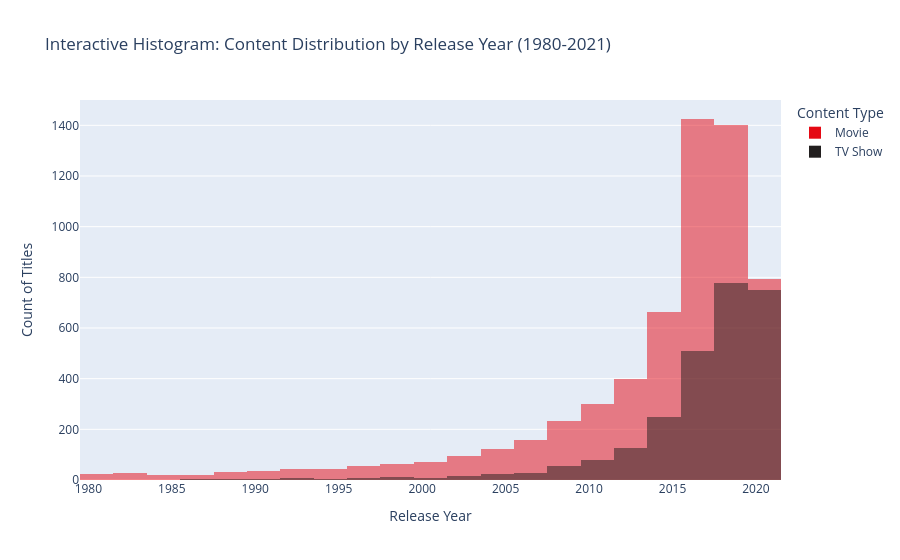
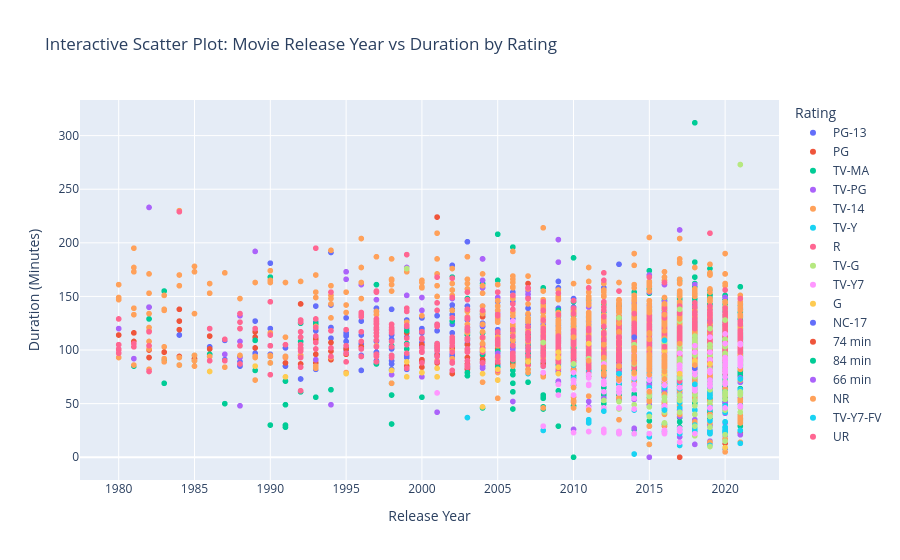
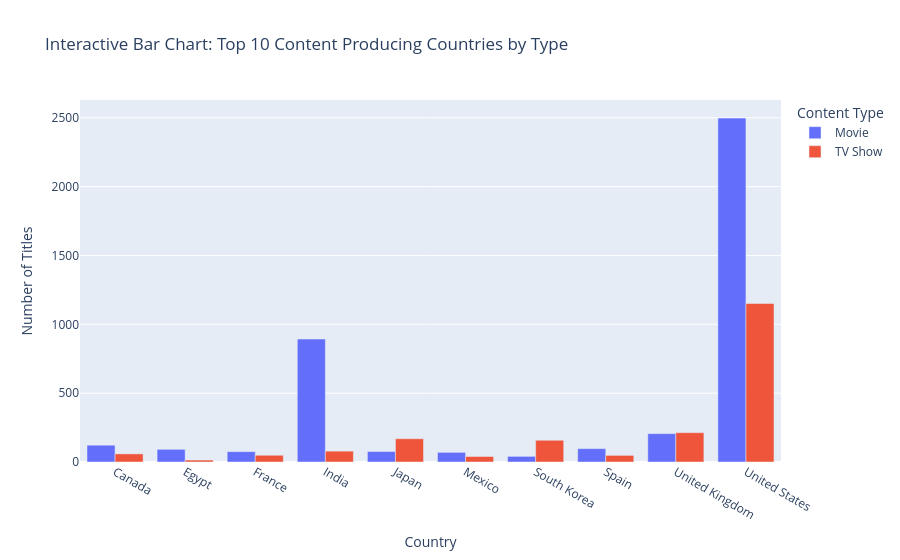

The notebook cell saved with these charts, in order:
### Markdown cell above
## Step 6: Interactive Visualization Using Plotly

### Code cell
fig_hist = px.histogram(
    df[df['release_year'] >= 1980],
    x='release_year',
    color='type',
    nbins=40,
    barmode='overlay',
    title='Interactive Histogram: Content Distribution by Release Year (1980-2021)',
    labels={'release_year': 'Release Year', 'type': 'Content Type', 'count': 'Number of Titles'},
    color_discrete_sequence=['#E50914', '#221F1F']
)
fig_hist.update_layout(xaxis_title='Release Year', yaxis_title='Count of Titles', legend_title='Content Type')
fig_hist.show()

fig_scatter = px.scatter(
    movies_df[movies_df['release_year'] >= 1980],
    x='release_year',
    y='duration_num',
    color='rating',
    hover_data=['title', 'country', 'year_added'],
    title='Interactive Scatter Plot: Movie Release Year vs Duration by Rating',
    labels={'release_year': 'Release Year', 'duration_num': 'Duration (Minutes)', 'rating': 'Rating'}
)
fig_scatter.update_layout(xaxis_title='Release Year', yaxis_title='Duration (Minutes)', legend_title='Rating')
fig_scatter.show()

top_countries_type = df[df['country'].isin(df['country'].value_counts().head(10).index)]
country_counts = top_countries_type.groupby(['country', 'type']).size().reset_index(name='count')
fig_bar = px.bar(
    country_counts,
    x='country',
    y='count',
    color='type',
    barmode='group',
    title='Interactive Bar Chart: Top 10 Content Producing Countries by Type',
    labels={'country': 'Country', 'count': 'Number of Titles', 'type': 'Content Type'},
    hover_data=['country', 'type', 'count']
)
fig_bar.update_layout(xaxis_title='Country', yaxis_title='Number of Titles', legend_title='Content Type')
fig_bar.show()

### Figure 1 — Plotly figure (JSON) as saved in the notebook; plotly's stock layout.template omitted (floating-point values rounded to 4 significant figures; data arrays with more than 128 entries replaced by an {"elided": "..."} marker saying what was removed)
{"data": [{"alignmentgroup": "True", "bingroup": "x", "hovertemplate": "Content Type=Movie<br>Release Year=%{x}<br>count=%{y}<extra></extra>", "legendgroup": "Movie", "marker": {"color": "#E50914", "opacity": 0.5, "pattern": {"shape": ""}}, "name": "Movie", "nbinsx": 40, "offsetgroup": "Movie", "orientation": "v", "showlegend": true, "type": "histogram", "x": {"elided": "6018 int values"}, "xaxis": "x", "yaxis": "y"}, {"alignmentgroup": "True", "bingroup": "x", "hovertemplate": "Content Type=TV Show<br>Release Year=%{x}<br>count=%{y}<extra></extra>", "legendgroup": "TV Show", "marker": {"color": "#221F1F", "opacity": 0.5, "pattern": {"shape": ""}}, "name": "TV Show", "nbinsx": 40, "offsetgroup": "TV Show", "orientation": "v", "showlegend": true, "type": "histogram", "x": {"elided": "2667 int values"}, "xaxis": "x", "yaxis": "y"}], "layout": {"barmode": "overlay", "legend": {"title": {"text": "Content Type"}, "tracegroupgap": 0}, "title": {"text": "Interactive Histogram: Content Distribution by Release Year (1980-2021)"}, "xaxis": {"anchor": "y", "domain": [0, 1], "title": {"text": "Release Year"}}, "yaxis": {"anchor": "x", "domain": [0, 1], "title": {"text": "Count of Titles"}}}}

### Figure 2 — Plotly figure (JSON) as saved in the notebook; plotly's stock layout.template omitted (floating-point values rounded to 4 significant figures; data arrays with more than 128 entries replaced by an {"elided": "..."} marker saying what was removed)
{"data": [{"customdata": {"elided": "486x3 mixed values"}, "hovertemplate": "Rating=PG-13<br>Release Year=%{x}<br>Duration (Minutes)=%{y}<br>title=%{customdata[0]}<br>country=%{customdata[1]}<br>year_added=%{customdata[2]}<extra></extra>", "legendgroup": "PG-13", "marker": {"color": "#636efa", "symbol": "circle"}, "mode": "markers", "name": "PG-13", "showlegend": true, "type": "scattergl", "x": {"elided": "486 int values"}, "xaxis": "x", "y": {"elided": "486 int values"}, "yaxis": "y"}, {"customdata": {"elided": "274x3 mixed values"}, "hovertemplate": "Rating=PG<br>Release Year=%{x}<br>Duration (Minutes)=%{y}<br>title=%{customdata[0]}<br>country=%{customdata[1]}<br>year_added=%{customdata[2]}<extra></extra>", "legendgroup": "PG", "marker": {"color": "#EF553B", "symbol": "circle"}, "mode": "markers", "name": "PG", "showlegend": true, "type": "scattergl", "x": {"elided": "274 int values"}, "xaxis": "x", "y": {"elided": "274 int values"}, "yaxis": "y"}, {"customdata": {"elided": "2050x3 mixed values"}, "hovertemplate": "Rating=TV-MA<br>Release Year=%{x}<br>Duration (Minutes)=%{y}<br>title=%{customdata[0]}<br>country=%{customdata[1]}<br>year_added=%{customdata[2]}<extra></extra>", "legendgroup": "TV-MA", "marker": {"color": "#00cc96", "symbol": "circle"}, "mode": "markers", "name": "TV-MA", "showlegend": true, "type": "scattergl", "x": {"elided": "2050 int values"}, "xaxis": "x", "y": {"elided": "2050 int values"}, "yaxis": "y"}, {"customdata": {"elided": "518x3 mixed values"}, "hovertemplate": "Rating=TV-PG<br>Release Year=%{x}<br>Duration (Minutes)=%{y}<br>title=%{customdata[0]}<br>country=%{customdata[1]}<br>year_added=%{customdata[2]}<extra></extra>", "legendgroup": "TV-PG", "marker": {"color": "#ab63fa", "symbol": "circle"}, "mode": "markers", "name": "TV-PG", "showlegend": true, "type": "scattergl", "x": {"elided": "518 int values"}, "xaxis": "x", "y": {"elided": "518 int values"}, "yaxis": "y"}, {"customdata": {"elided": "1396x3 mixed values"}, "hovertemplate": "Rating=TV-14<br>Release Year=%{x}<br>Duration (Minutes)=%{y}<br>title=%{customdata[0]}<br>country=%{customdata[1]}<br>year_added=%{customdata[2]}<extra></extra>", "legendgroup": "TV-14", "marker": {"color": "#FFA15A", "symbol": "circle"}, "mode": "markers", "name": "TV-14", "showlegend": true, "type": "scattergl", "x": {"elided": "1396 int values"}, "xaxis": "x", "y": {"elided": "1396 int values"}, "yaxis": "y"}, {"customdata": {"elided": "131x3 mixed values"}, "hovertemplate": "Rating=TV-Y<br>Release Year=%{x}<br>Duration (Minutes)=%{y}<br>title=%{customdata[0]}<br>country=%{customdata[1]}<br>year_added=%{customdata[2]}<extra></extra>", "legendgroup": "TV-Y", "marker": {"color": "#19d3f3", "symbol": "circle"}, "mode": "markers", "name": "TV-Y", "showlegend": true, "type": "scattergl", "x": {"elided": "131 int values"}, "xaxis": "x", "y": {"elided": "131 int values"}, "yaxis": "y"}, {"customdata": {"elided": "782x3 mixed values"}, "hovertemplate": "Rating=R<br>Release Year=%{x}<br>Duration (Minutes)=%{y}<br>title=%{customdata[0]}<br>country=%{customdata[1]}<br>year_added=%{customdata[2]}<extra></extra>", "legendgroup": "R", "marker": {"color": "#FF6692", "symbol": "circle"}, "mode": "markers", "name": "R", "showlegend": true, "type": "scattergl", "x": {"elided": "782 int values"}, "xaxis": "x", "y": {"elided": "782 int values"}, "yaxis": "y"}, {"customdata": {"elided": "124x3 mixed values"}, "hovertemplate": "Rating=TV-G<br>Release Year=%{x}<br>Duration (Minutes)=%{y}<br>title=%{customdata[0]}<br>country=%{customdata[1]}<br>year_added=%{customdata[2]}<extra></extra>", "legendgroup": "TV-G", "marker": {"color": "#B6E880", "symbol": "circle"}, "mode": "markers", "name": "TV-G", "showlegend": true, "type": "scattergl", "x": [2021, 2021, 2021, 2021, 2019, 2021, 2021, 2015, 2015, 2020, 2020, 2020, 2020, 2020, 2021, 2020, 2021, 2021, 2020, 2020, 2019, 2018, 2016, 2020, 2018, 2017, 2018, 2008, 2020, 2020, 2018, 2020, 2017, 2017, 2020, 2020, 2020, 2020, 2020, 2019, 2020, 2020, 2020, 2020, 2017, 2020, 2020, 2018, 2018, 2020, 2016, 2019, 2020, 2017, 2020, 2019, 1999, 2019, 2019, 2019, 2019, 2018, 2019, 2019, 2019, 2019, 2019, 2014, 2012, 2019, 2018, 2018, 2018, 2018, 2018, 2017, 2018, 2017, 2017, 2017, 2016, 2016, 2015, 2013, 2011, 2016, 2013, 2017, 2013, 2013, 2015, 2016, 2017, 2010, 2015, 2016, 2017, 2016, 2015, 2017, 2010, 1999, 2016, 2018, 2013, 2016, 2016, 2017, 2018, 2017, 2017, 2018, 2012, 2017, 2010, 2014, 2014, 2016, 2018, 2016, 2017, 2017, 2018, 2017], "xaxis": "x", "y": [106, 87, 46, 92, 95, 273, 61, 60, 60, 58, 61, 15, 54, 84, 60, 92, 42, 58, 58, 105, 102, 110, 107, 97, 107, 84, 84, 107, 87, 96, 87, 85, 127, 92, 86, 93, 59, 71, 44, 120, 104, 110, 86, 83, 100, 128, 93, 102, 109, 81, 107, 95, 103, 83, 21, 82, 176, 81, 67, 28, 87, 20, 38, 10, 63, 105, 70, 87, 90, 51, 29, 58, 102, 95, 88, 74, 40, 78, 84, 105, 82, 86, 38, 130, 92, 92, 45, 90, 52, 52, 47, 73, 104, 87, 88, 75, 42, 90, 57, 138, 87, 176, 56, 48, 60, 42, 53, 53, 113, 54, 53, 53, 53, 87, 72, 105, 49, 92, 75, 32, 58, 82, 68, 87], "yaxis": "y"}, {"customdata": {"elided": "139x3 mixed values"}, "hovertemplate": "Rating=TV-Y7<br>Release Year=%{x}<br>Duration (Minutes)=%{y}<br>title=%{customdata[0]}<br>country=%{customdata[1]}<br>year_added=%{customdata[2]}<extra></extra>", "legendgroup": "TV-Y7", "marker": {"color": "#FF97FF", "symbol": "circle"}, "mode": "markers", "name": "TV-Y7", "showlegend": true, "type": "scattergl", "x": {"elided": "139 int values"}, "xaxis": "x", "y": {"elided": "139 int values"}, "yaxis": "y"}, {"customdata": [["A Champion Heart", "United States", 2021], ["Hachi: A Dog's Tale", "United Kingdom, United States", 2021], ["Canvas", "United States", 2020], ["A Shaun the Sheep Movie: Farmageddon", "United Kingdom, France, Belgium, Ireland, United States", 2020], ["Garfield's Pet Force", "South Korea, United States", 2020], ["Jimmy Neutron: Boy Genius", "United States, Spain", 2020], ["Rugrats in Paris: The Movie", "Germany, United States", 2019], ["The Rugrats Movie", "United States", 2019], ["Spookley the Square Pumpkin", "United States", 2019], ["The Pixar Story", "United States", 2018], ["Pup Star: World Tour", "Canada, Japan, United States", 2018], ["Ghost of the Mountains", "United States", 2017], ["Growing Up Wild", "United States", 2017], ["Tini: The New Life of Violetta", "Spain, Italy, Argentina", 2017], ["Pup Star", "Canada", 2016], ["All Dogs Go to Heaven", "Ireland, United Kingdom, United States", 2020], ["An American Tail", "United States", 2018], ["An American Tail: Fievel Goes West", "United States", 2018], ["An American Tail: The Mystery of the Night Monster", "United States", 2018], ["An American Tail: The Treasures of Manhattan Island", "United States", 2018], ["Balto", "United States", 2018], ["Balto 2: Wolf Quest", "United States", 2018], ["Balto 3: Wings of Change", "United States", 2018], ["Chicken Little", "United States", 2016], ["Justin Bieber: Never Say Never", "United States", 2018], ["Océans", "France, Switzerland, Spain, United States, United Arab Emirates", 2019], ["Tarzan", "United States", 2018], ["Tarzan 2", "United States", 2017], ["The Pirate Fairy", "United States", 2014], ["The Polar Express", "United States", 2021], ["The Princess and the Frog", "United States", 2019], ["Tinker Bell and the Legend of the NeverBeast", "United States", 2015]], "hovertemplate": "Rating=G<br>Release Year=%{x}<br>Duration (Minutes)=%{y}<br>title=%{customdata[0]}<br>country=%{customdata[1]}<br>year_added=%{customdata[2]}<extra></extra>", "legendgroup": "G", "marker": {"color": "#FECB52", "symbol": "circle"}, "mode": "markers", "name": "G", "showlegend": true, "type": "scattergl", "x": [2018, 2009, 2020, 2019, 2009, 2001, 2000, 1998, 2004, 2007, 2018, 2017, 2016, 2016, 2016, 1989, 1986, 1991, 1999, 2000, 1995, 2001, 2004, 2005, 2011, 2009, 1999, 2005, 2014, 2004, 2009, 2014], "xaxis": "x", "y": [90, 93, 9, 87, 78, 83, 79, 81, 47, 89, 87, 78, 78, 99, 92, 85, 80, 75, 75, 79, 78, 75, 78, 82, 106, 84, 89, 72, 78, 100, 98, 78], "yaxis": "y"}, {"customdata": [["Swearnet: The Movie", "Canada", 2017], ["Blue Is the Warmest Color", "France, Belgium, Spain", 2016], ["Lady-Like", "United States", 2019]], "hovertemplate": "Rating=NC-17<br>Release Year=%{x}<br>Duration (Minutes)=%{y}<br>title=%{customdata[0]}<br>country=%{customdata[1]}<br>year_added=%{customdata[2]}<extra></extra>", "legendgroup": "NC-17", "marker": {"color": "#636efa", "symbol": "circle"}, "mode": "markers", "name": "NC-17", "showlegend": true, "type": "scattergl", "x": [2014, 2013, 2018], "xaxis": "x", "y": [112, 180, 83], "yaxis": "y"}, {"customdata": [["Louis C.K. 2017", "United States", 2017]], "hovertemplate": "Rating=74 min<br>Release Year=%{x}<br>Duration (Minutes)=%{y}<br>title=%{customdata[0]}<br>country=%{customdata[1]}<br>year_added=%{customdata[2]}<extra></extra>", "legendgroup": "74 min", "marker": {"color": "#EF553B", "symbol": "circle"}, "mode": "markers", "name": "74 min", "showlegend": true, "type": "scattergl", "x": [2017], "xaxis": "x", "y": [0], "yaxis": "y"}, {"customdata": [["Louis C.K.: Hilarious", "United States", 2016]], "hovertemplate": "Rating=84 min<br>Release Year=%{x}<br>Duration (Minutes)=%{y}<br>title=%{customdata[0]}<br>country=%{customdata[1]}<br>year_added=%{customdata[2]}<extra></extra>", "legendgroup": "84 min", "marker": {"color": "#00cc96", "symbol": "circle"}, "mode": "markers", "name": "84 min", "showlegend": true, "type": "scattergl", "x": [2010], "xaxis": "x", "y": [0], "yaxis": "y"}, {"customdata": [["Louis C.K.: Live at the Comedy Store", "United States", 2016]], "hovertemplate": "Rating=66 min<br>Release Year=%{x}<br>Duration (Minutes)=%{y}<br>title=%{customdata[0]}<br>country=%{customdata[1]}<br>year_added=%{customdata[2]}<extra></extra>", "legendgroup": "66 min", "marker": {"color": "#ab63fa", "symbol": "circle"}, "mode": "markers", "name": "66 min", "showlegend": true, "type": "scattergl", "x": [2015], "xaxis": "x", "y": [0], "yaxis": "y"}, {"customdata": {"elided": "73x3 mixed values"}, "hovertemplate": "Rating=NR<br>Release Year=%{x}<br>Duration (Minutes)=%{y}<br>title=%{customdata[0]}<br>country=%{customdata[1]}<br>year_added=%{customdata[2]}<extra></extra>", "legendgroup": "NR", "marker": {"color": "#FFA15A", "symbol": "circle"}, "mode": "markers", "name": "NR", "showlegend": true, "type": "scattergl", "x": [2015, 2015, 2015, 2011, 2010, 2018, 2012, 2016, 2016, 2016, 2014, 2015, 2010, 2012, 2015, 1991, 2014, 2015, 1985, 2012, 2014, 2015, 2015, 2012, 2017, 2014, 2016, 2016, 2016, 2015, 2015, 2013, 2014, 2014, 2006, 2015, 2013, 2016, 2015, 1987, 2016, 2011, 2016, 2007, 2016, 2016, 2013, 2016, 2007, 2015, 2015, 2016, 2016, 2012, 2013, 1991, 2016, 2016, 2014, 2016, 2015, 2016, 2016, 2015, 2015, 2010, 2010, 2016, 2013, 2017, 2004, 2013, 1981], "xaxis": "x", "y": [84, 90, 86, 44, 112, 86, 93, 86, 133, 95, 92, 95, 65, 105, 115, 112, 99, 96, 95, 79, 102, 101, 61, 77, 129, 79, 90, 103, 93, 110, 88, 75, 95, 88, 85, 81, 85, 91, 116, 84, 143, 90, 86, 79, 80, 84, 117, 111, 82, 86, 93, 88, 118, 84, 72, 94, 73, 85, 100, 123, 135, 87, 87, 90, 77, 125, 125, 94, 125, 106, 106, 75, 86], "yaxis": "y"}, {"customdata": [["Dear Dracula", "United States", 2016], ["LEGO Ninjago: Masters of Spinjitzu: Day of the Departed", "Denmark, China", 2019], ["Leo the Lion", "United States, Italy", 2015], ["Little Singham aur Kaal ka Mahajaal", "United States", 2018], ["Motu Patlu: King of Kings", "India", 2017]], "hovertemplate": "Rating=TV-Y7-FV<br>Release Year=%{x}<br>Duration (Minutes)=%{y}<br>title=%{customdata[0]}<br>country=%{customdata[1]}<br>year_added=%{customdata[2]}<extra></extra>", "legendgroup": "TV-Y7-FV", "marker": {"color": "#19d3f3", "symbol": "circle"}, "mode": "markers", "name": "TV-Y7-FV", "showlegend": true, "type": "scattergl", "x": [2012, 2016, 2013, 2018, 2016], "xaxis": "x", "y": [43, 44, 78, 68, 109], "yaxis": "y"}, {"customdata": [["Sex Doll", "United Kingdom, France", 2017], ["You Don't Mess with the Zohan", "United States", 2019]], "hovertemplate": "Rating=UR<br>Release Year=%{x}<br>Duration (Minutes)=%{y}<br>title=%{customdata[0]}<br>country=%{customdata[1]}<br>year_added=%{customdata[2]}<extra></extra>", "legendgroup": "UR", "marker": {"color": "#FF6692", "symbol": "circle"}, "mode": "markers", "name": "UR", "showlegend": true, "type": "scattergl", "x": [2016, 2008], "xaxis": "x", "y": [103, 113], "yaxis": "y"}], "layout": {"legend": {"title": {"text": "Rating"}, "tracegroupgap": 0}, "title": {"text": "Interactive Scatter Plot: Movie Release Year vs Duration by Rating"}, "xaxis": {"anchor": "y", "domain": [0, 1], "title": {"text": "Release Year"}}, "yaxis": {"anchor": "x", "domain": [0, 1], "title": {"text": "Duration (Minutes)"}}}}

### Figure 3 — Plotly figure (JSON) as saved in the notebook; plotly's stock layout.template omitted (floating-point values rounded to 4 significant figures)
{"data": [{"alignmentgroup": "True", "customdata": [["Movie"], ["Movie"], ["Movie"], ["Movie"], ["Movie"], ["Movie"], ["Movie"], ["Movie"], ["Movie"], ["Movie"]], "hovertemplate": "Content Type=%{customdata[0]}<br>Country=%{x}<br>Number of Titles=%{y}<extra></extra>", "legendgroup": "Movie", "marker": {"color": "#636efa", "pattern": {"shape": ""}}, "name": "Movie", "offsetgroup": "Movie", "orientation": "v", "showlegend": true, "textposition": "auto", "type": "bar", "x": ["Canada", "Egypt", "France", "India", "Japan", "Mexico", "South Korea", "Spain", "United Kingdom", "United States"], "xaxis": "x", "y": [122, 92, 75, 893, 76, 70, 41, 97, 206, 2498], "yaxis": "y"}, {"alignmentgroup": "True", "customdata": [["TV Show"], ["TV Show"], ["TV Show"], ["TV Show"], ["TV Show"], ["TV Show"], ["TV Show"], ["TV Show"], ["TV Show"], ["TV Show"]], "hovertemplate": "Content Type=%{customdata[0]}<br>Country=%{x}<br>Number of Titles=%{y}<extra></extra>", "legendgroup": "TV Show", "marker": {"color": "#EF553B", "pattern": {"shape": ""}}, "name": "TV Show", "offsetgroup": "TV Show", "orientation": "v", "showlegend": true, "textposition": "auto", "type": "bar", "x": ["Canada", "Egypt", "France", "India", "Japan", "Mexico", "South Korea", "Spain", "United Kingdom", "United States"], "xaxis": "x", "y": [59, 14, 49, 79, 169, 40, 158, 48, 213, 1151], "yaxis": "y"}], "layout": {"barmode": "group", "legend": {"title": {"text": "Content Type"}, "tracegroupgap": 0}, "title": {"text": "Interactive Bar Chart: Top 10 Content Producing Countries by Type"}, "xaxis": {"anchor": "y", "domain": [0, 1], "title": {"text": "Country"}}, "yaxis": {"anchor": "x", "domain": [0, 1], "title": {"text": "Number of Titles"}}}}
